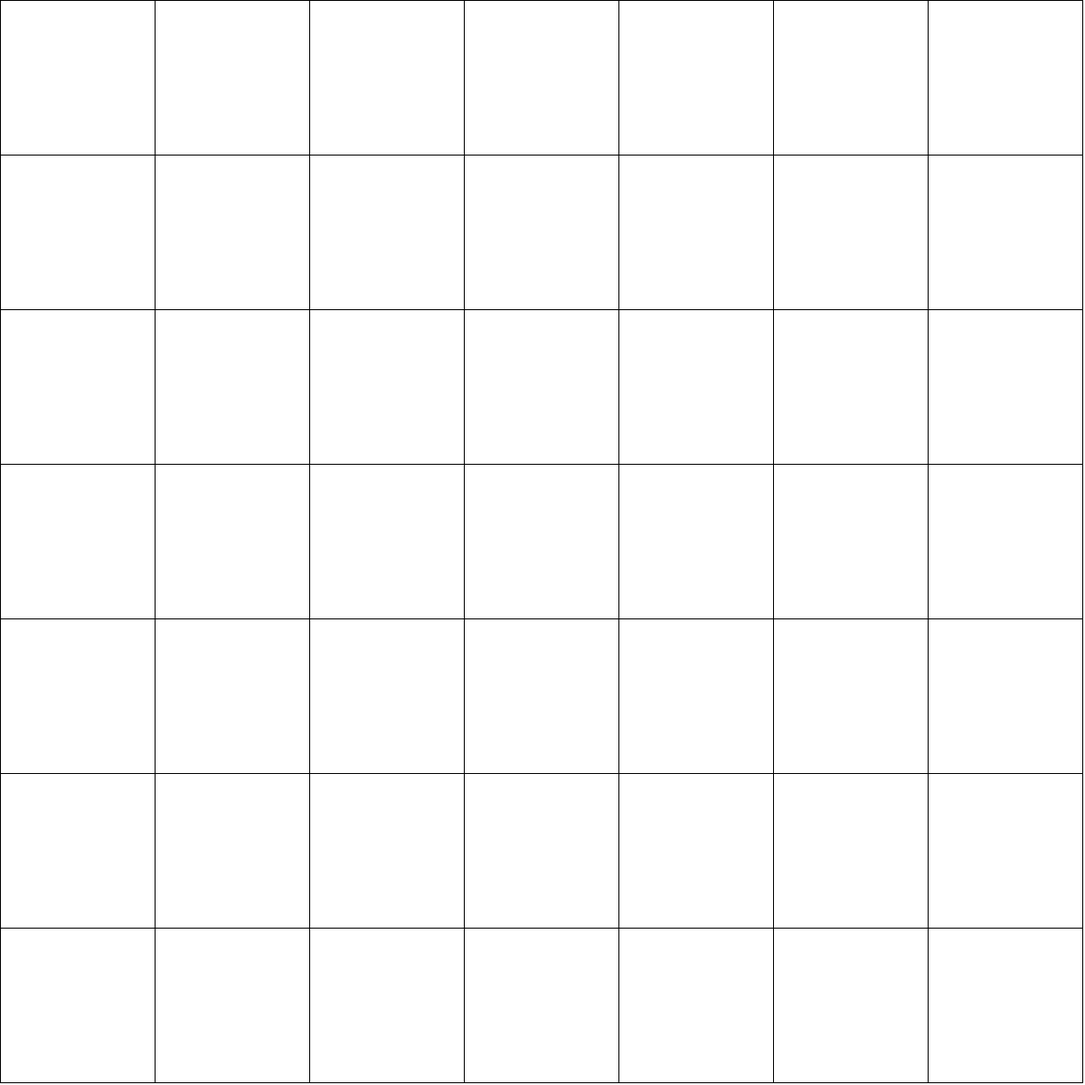
Frame 1 (no input)
Frame 60 (the mouse pressed at the canvas centre just before this capture): identical to frame 1, image omitted
Frame 120 (the mouse held since frame 60 and released just before this capture): identical to frame 1, image omitted

The Processing sketch that drew this single still picture (run headless with seeded random() and noise(); from frame 60 on, the mouse is pressed at the canvas centre):

// Processing sketch: RoboArena
// ── RoboArena.pde
int windowSize = 1200;
int arenaSize;

Arena roboArena;

ArrayList<Robot> bots;

public void settings() {
  size(windowSize, windowSize);
}

void setup() {
  background(255);
  bots = new ArrayList<Robot>();
  bots.add(new Robot(1,2));
  bots.add(new Robot(2,3));
  bots.add(new Robot(5,2));
  arenaSize = bots.size() + 4;

  roboArena = new Arena(arenaSize, windowSize/arenaSize);
}

void draw() {
  roboArena.drawArena();
}
// ── Arena.pde
class Arena {
    public int arenaSize;
    public int tileSize;

    public Arena(int arenaSize, int tileSize) {
        this.arenaSize = arenaSize;
        this.tileSize = tileSize;
        println("arenaSize: " + arenaSize + " tilesize: " + tileSize);
    }

    public void drawArena() {
        for (int x = 0; x < arenaSize; x++) {
            for (int y = 0; y < arenaSize; y++) {
                //println("x: " + x + " y: " + y);
                rect(x * tileSize, y * tileSize, tileSize, tileSize);
            }
        }
    }
}


// ── Coin.pde
interface Coin {
    public float getX();
    public float getY();

    public int getValue();
}
// ── GoldCoin.pde
class GoldCoin implements Coin {
    private float x;
    private float y;

    private int value = 5;
    
    GoldCoin(float x, float y) {
        this.x = x;
        this.y = y;
    }

    public float getX() {
        return x;
    }

    public float getY() {
        return y;
    }

    public int getValue() {
        return value;
    }
}
// ── Robot.pde
class Robot {
    private int x;

    private int y;

    private int score;
    
    public Robot(int x, int y) {
        this.x = x;
        this.y = y;
        this.score = 0;
    }

    // Returns the X coordinate of the Robot
    public int getX() {
        return x;
    }

    // Returns the Y coordinate of the Robot
    public int getY() {
        return y;
    }

    // Returns the score of the Robot
    public int getScore() {
        return score;
    }

    //Determines which way the Robot will move this turn
    public String decideMove(Coin[] coins, Robot[] bots) {
        return "none";
    }

    //Moves the Robot up, down, left, right, or not at all
    public void makeMove(String direction) {
        switch (direction) {
            case "up":
                y += 1;
                break;
            case "down":
                y -= 1;
                break;
            case "left":
                x -= 1;
                break;
            case "right":
                x += 1;
        }
    }
}

// ── SilverCoin.pde
class SilverCoin implements Coin {
    private float x;
    private float y;

    private int value = 2;

    SilverCoin(float x, float y) {
        this.x = x;
        this.y = y;
    }

    public float getX() {
        return x;
    }

    public float getY() {
        return y;
    }

    public int getValue() {
        return value;
    }
}
